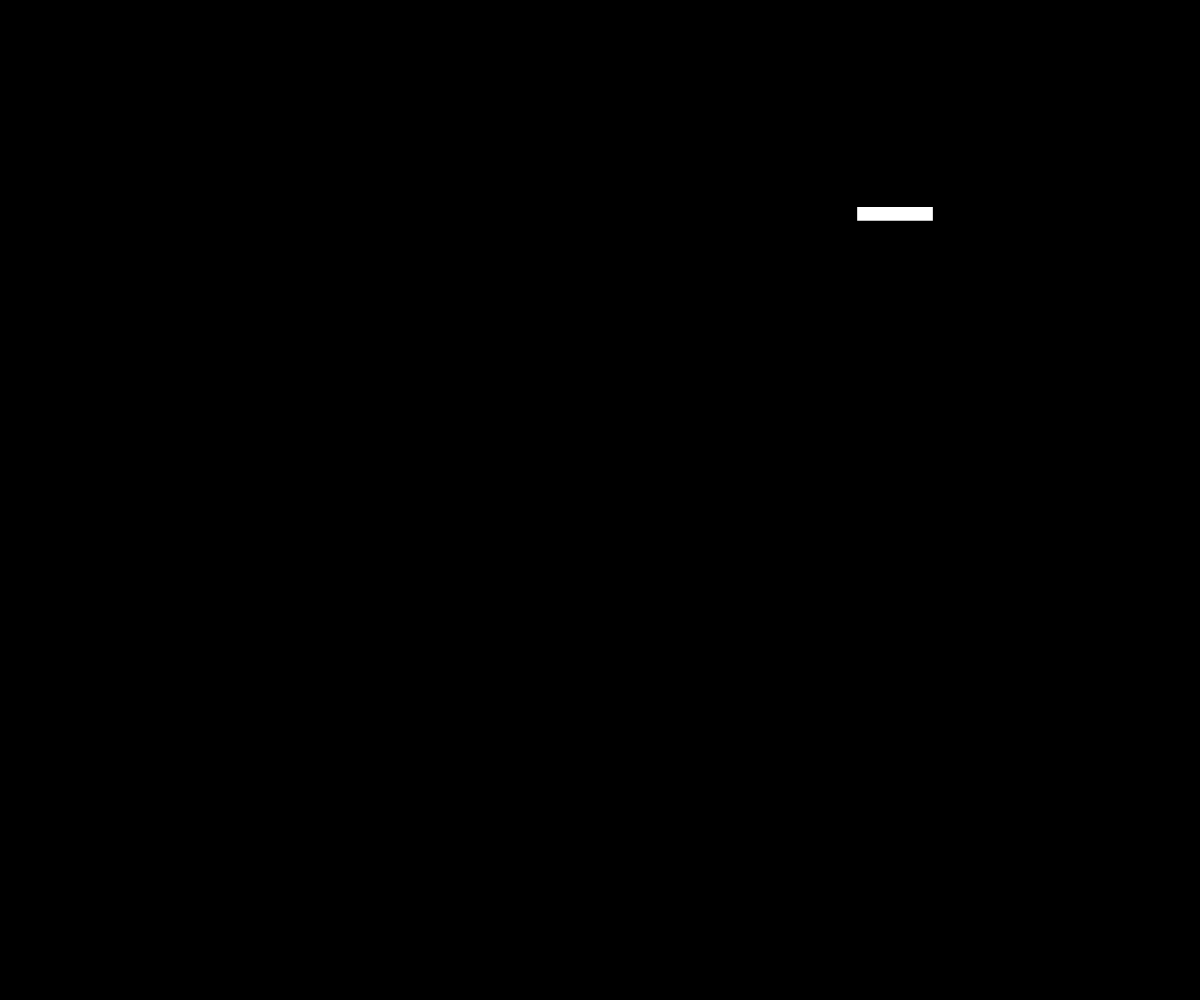
Frame 1 (no input)
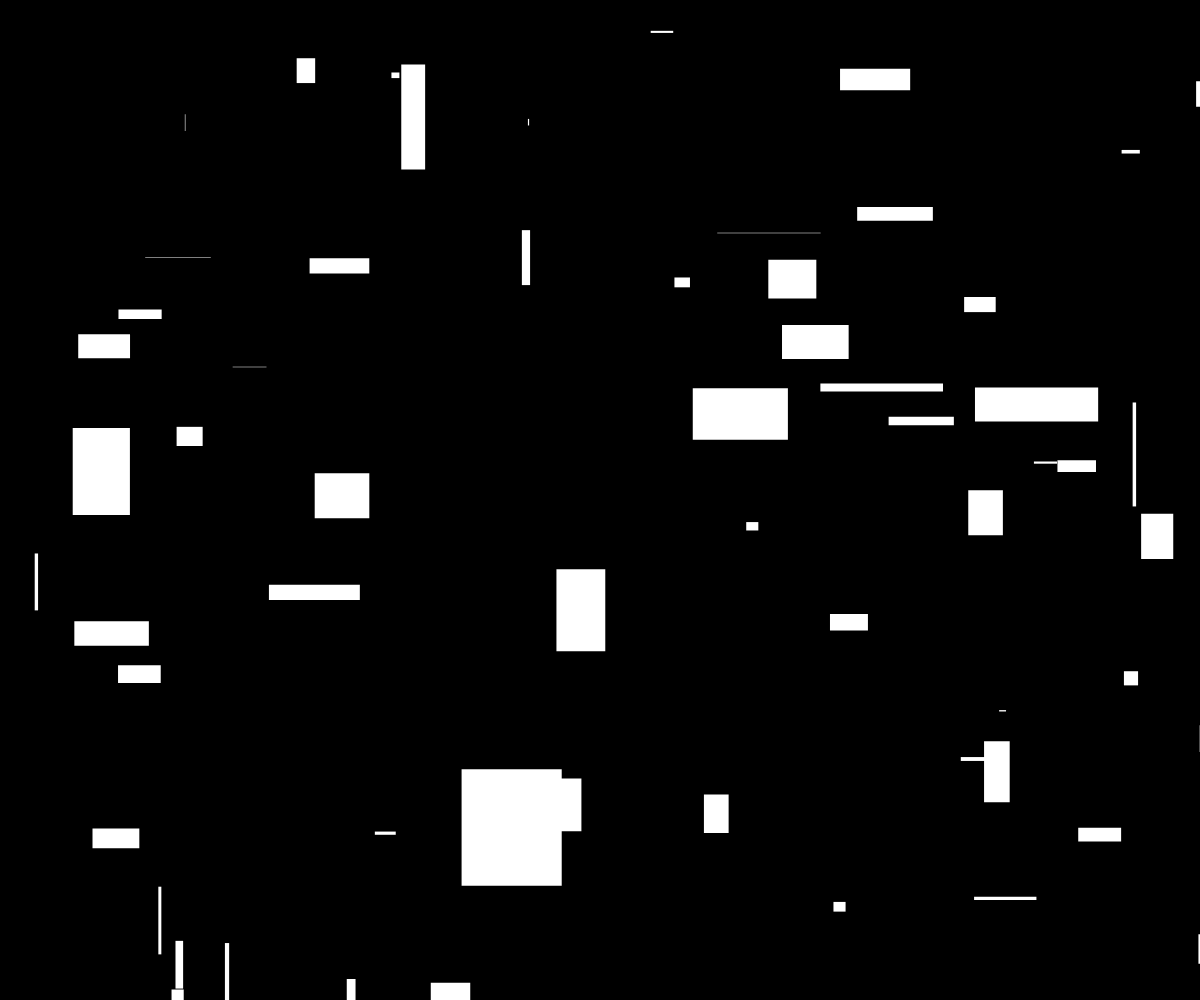
Frame 60 (no input)
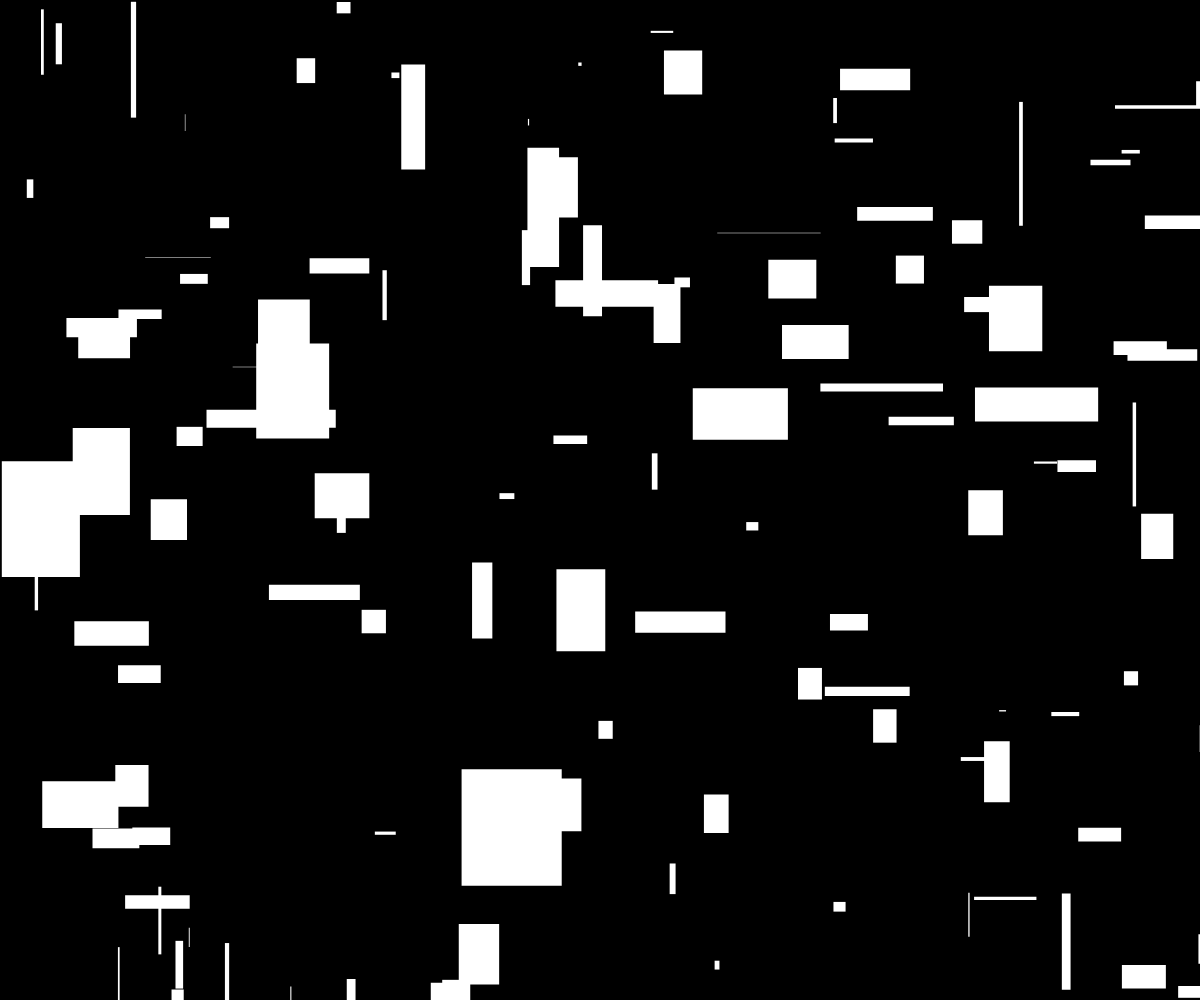
Frame 120 (the mouse pressed at the canvas centre since frame 60)

The p5.js sketch that drew these frames (run headless with seeded random() and noise() and a simulated clock; from frame 60 on, the mouse is pressed at the canvas centre):

// p5.js sketch
// ── sketch.js

function setup() {
    createCanvas(windowWidth, windowHeight);
    background(0);
    frameRate(2000)
}

function draw() {
    
    noStroke();
    fill(255);
    rect(random(windowWidth), random(windowHeight), windowWidth%random(150), windowHeight%random(150));
        
    }
    

function windowResized() {
    resizeCanvas(windowWidth, windowHeight);
}
